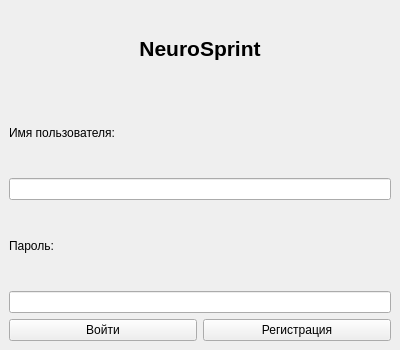
<?xml version="1.0" encoding="UTF-8"?>
<ui version="4.0">
 <class>LoginWindow</class>
 <widget class="QMainWindow" name="LoginWindow">
  <property name="geometry">
   <rect>
    <x>0</x>
    <y>0</y>
    <width>400</width>
    <height>350</height>
   </rect>
  </property>
  <property name="windowTitle">
   <string>NeuroSprint - Вход</string>
  </property>
  <widget class="QWidget" name="centralwidget">
   <layout class="QVBoxLayout" name="verticalLayout">
    <item>
     <widget class="QLabel" name="titleLabel">
      <property name="font">
       <font>
        <pointsize>16</pointsize>
        <weight>75</weight>
        <bold>true</bold>
       </font>
      </property>
      <property name="text">
       <string>NeuroSprint</string>
      </property>
      <property name="alignment">
       <set>Qt::AlignCenter</set>
      </property>
     </widget>
    </item>
    <item>
     <widget class="QLabel" name="label">
      <property name="text">
       <string>Имя пользователя:</string>
      </property>
     </widget>
    </item>
    <item>
     <widget class="QLineEdit" name="usernameLineEdit"/>
    </item>
    <item>
     <widget class="QLabel" name="label_2">
      <property name="text">
       <string>Пароль:</string>
      </property>
     </widget>
    </item>
    <item>
     <widget class="QLineEdit" name="passwordLineEdit">
      <property name="echoMode">
       <enum>QLineEdit::Password</enum>
      </property>
     </widget>
    </item>
    <item>
     <layout class="QHBoxLayout" name="horizontalLayout">
      <item>
       <widget class="QPushButton" name="loginButton">
        <property name="text">
         <string>Войти</string>
        </property>
       </widget>
      </item>
      <item>
       <widget class="QPushButton" name="registerButton">
        <property name="text">
         <string>Регистрация</string>
        </property>
       </widget>
      </item>
     </layout>
    </item>
   </layout>
  </widget>
 </widget>
 <resources/>
 <connections/>
</ui>
